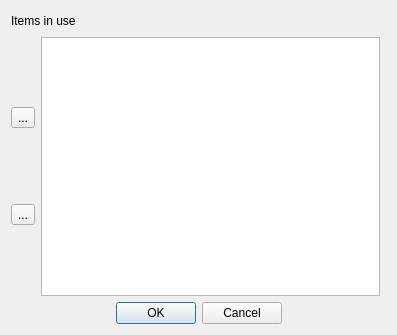
<?xml version="1.0" encoding="UTF-8"?>
<ui version="4.0">
 <class>DeviceCategoryEditor</class>
 <widget class="QDialog" name="DeviceCategoryEditor">
  <property name="geometry">
   <rect>
    <x>0</x>
    <y>0</y>
    <width>397</width>
    <height>335</height>
   </rect>
  </property>
  <property name="windowTitle">
   <string>Category Editor</string>
  </property>
  <property name="windowIcon">
   <iconset>
    <normaloff>:/images/chapters.png</normaloff>:/images/chapters.png</iconset>
  </property>
  <layout class="QGridLayout">
   <item row="0" column="0">
    <layout class="QVBoxLayout">
     <item>
      <layout class="QHBoxLayout">
       <item>
        <widget class="QLabel" name="label">
         <property name="text">
          <string>Items in use</string>
         </property>
         <property name="buddy">
          <cstring>available_tags</cstring>
         </property>
        </widget>
       </item>
       <item>
        <spacer>
         <property name="orientation">
          <enum>Qt::Horizontal</enum>
         </property>
         <property name="sizeHint" stdset="0">
          <size>
           <width>40</width>
           <height>20</height>
          </size>
         </property>
        </spacer>
       </item>
      </layout>
     </item>
     <item>
      <layout class="QHBoxLayout">
       <item>
        <layout class="QVBoxLayout" name="verticalLayout_2">
         <item>
          <widget class="QToolButton" name="delete_button">
           <property name="toolTip">
            <string>Delete item from database. This will unapply the item from all books and then remove it from the database.</string>
           </property>
           <property name="text">
            <string>...</string>
           </property>
           <property name="icon">
            <iconset>
             <normaloff>:/images/trash.png</normaloff>:/images/trash.png</iconset>
           </property>
           <property name="iconSize">
            <size>
             <width>32</width>
             <height>32</height>
            </size>
           </property>
          </widget>
         </item>
         <item>
          <widget class="QToolButton" name="rename_button">
           <property name="toolTip">
            <string>Rename the item in every book where it is used.</string>
           </property>
           <property name="text">
            <string>...</string>
           </property>
           <property name="icon">
            <iconset>
             <normaloff>:/images/edit_input.png</normaloff>:/images/edit_input.png</iconset>
           </property>
           <property name="iconSize">
            <size>
             <width>32</width>
             <height>32</height>
            </size>
           </property>
           <property name="shortcut">
            <string>Ctrl+S</string>
           </property>
          </widget>
         </item>
        </layout>
       </item>
       <item>
        <widget class="QListWidget" name="available_tags">
         <property name="alternatingRowColors">
          <bool>true</bool>
         </property>
         <property name="selectionMode">
          <enum>QAbstractItemView::ExtendedSelection</enum>
         </property>
         <property name="selectionBehavior">
          <enum>QAbstractItemView::SelectRows</enum>
         </property>
        </widget>
       </item>
      </layout>
     </item>
    </layout>
   </item>
   <item row="1" column="0" colspan="2">
    <widget class="QDialogButtonBox" name="buttonBox">
     <property name="orientation">
      <enum>Qt::Horizontal</enum>
     </property>
     <property name="standardButtons">
      <set>QDialogButtonBox::Cancel|QDialogButtonBox::Ok</set>
     </property>
     <property name="centerButtons">
      <bool>true</bool>
     </property>
    </widget>
   </item>
  </layout>
 </widget>
 <resources/>
 <connections>
  <connection>
   <sender>buttonBox</sender>
   <signal>accepted()</signal>
   <receiver>DeviceCategoryEditor</receiver>
   <slot>accept()</slot>
   <hints>
    <hint type="sourcelabel">
     <x>248</x>
     <y>254</y>
    </hint>
    <hint type="destinationlabel">
     <x>157</x>
     <y>274</y>
    </hint>
   </hints>
  </connection>
  <connection>
   <sender>buttonBox</sender>
   <signal>rejected()</signal>
   <receiver>DeviceCategoryEditor</receiver>
   <slot>reject()</slot>
   <hints>
    <hint type="sourcelabel">
     <x>316</x>
     <y>260</y>
    </hint>
    <hint type="destinationlabel">
     <x>286</x>
     <y>274</y>
    </hint>
   </hints>
  </connection>
 </connections>
</ui>
